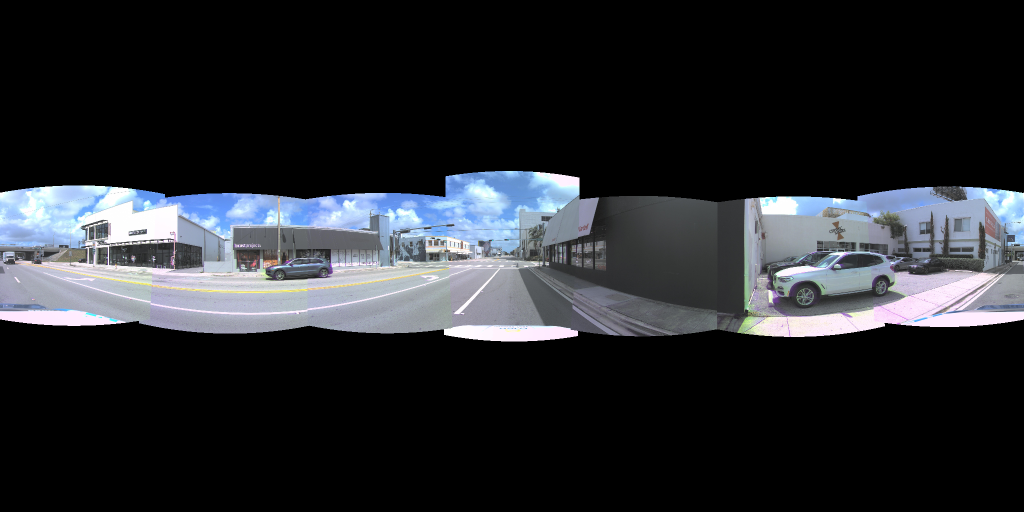
#> input picture deliverables/koi_outpaint_center/trimap_r008_h016_w025_tau5_hard_select_fullres_1024x2048.png, 2048 x 1024 px, found by its file name (shown at 1/2 size)
$ python make_koi_outpaint_montage.py
#> lines starting #> are read from the running program, lines starting #| are printed output that depends on the picture
"""Build a labeled comparison montage of Koi's DiT360 outpaint experiment.
Rows: 2 source inputs, then the 4 outpaint raw results. Each row = full-width ERP + label band.
"""
from pathlib import Path
import numpy as np
from PIL import Image, ImageDraw

BASE = Path("deliverables/koi_outpaint_center")
R = BASE / "results"
W = 1024  # downscale ERP width for a compact montage (each ERP 2048->1024)
BAND = 40

rows = [
    ("INPUT 1: L1 hard_select (real BMW/Miami scene, FoV band only)",
     BASE.parent / "dit360_seam_completion/runs_v14_trimap_clamp_bmw/trimap_r008_h016_w025_tau5/trimap_r008_h016_w025_tau5_hard_select_fullres_1024x2048.png"),
    ("INPUT 2: L1 + DiT seam-completed (v14 raw)",
     BASE.parent / "dit360_seam_completion/runs_v14_trimap_clamp_bmw/trimap_r008_h016_w025_tau5/trimap_r008_h016_w025_tau5_raw_fullres_1024x2048.png"),
    ("OUTPAINT  hard_select x SECTOR  (keep ~5% center column, generate 95%)",
     R / "hardselect_sector/hardselect_sector_raw.png"),
    ("OUTPAINT  hard_select x WINDOW  (keep ~5% center rect, generate 95%)",
     R / "hardselect_window/hardselect_window_raw.png"),
    ("OUTPAINT  dit-seam x SECTOR",
     R / "ditseam_sector/ditseam_sector_raw.png"),
    ("OUTPAINT  dit-seam x WINDOW",
     R / "ditseam_window/ditseam_window_raw.png"),
]


def panel(label, path):
    img = Image.open(path).convert("RGB")
#> img is the input picture: PIL image 2048x1024 RGB; mean R, G, B 39.4, 41.7, 45.9
    h = round(img.height * W / img.width)
#> h = 512
    img = img.resize((W, h), Image.Resampling.BICUBIC)
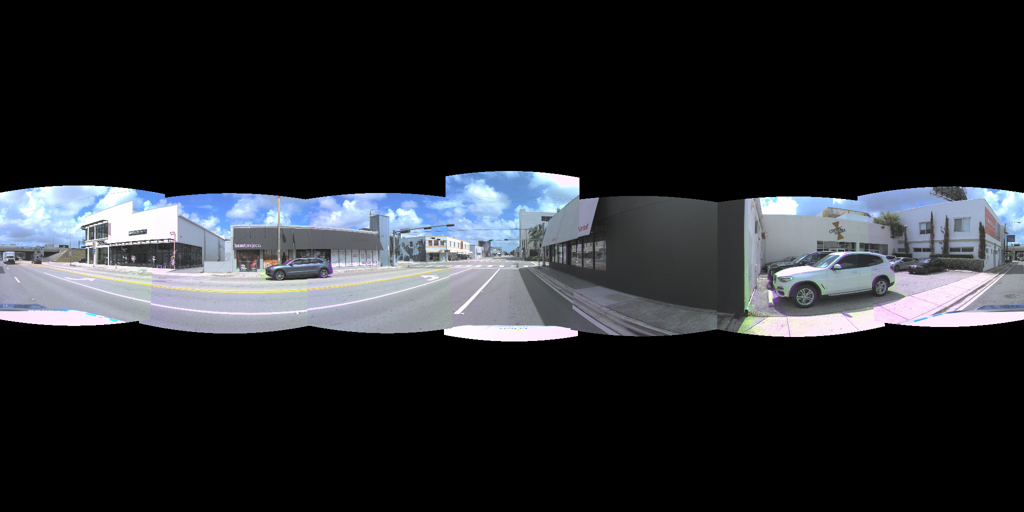
#> img: PIL image 1024x512 RGB; mean R, G, B 39.4, 41.7, 45.9
    band = Image.new("RGB", (W, BAND), (18, 18, 18))
#> band: PIL image 1024x40 RGB; every value is 18
    d = ImageDraw.Draw(band)
    d.text((10, 12), label, fill=(255, 255, 255))
    return np.vstack([np.array(band), np.array(img)])
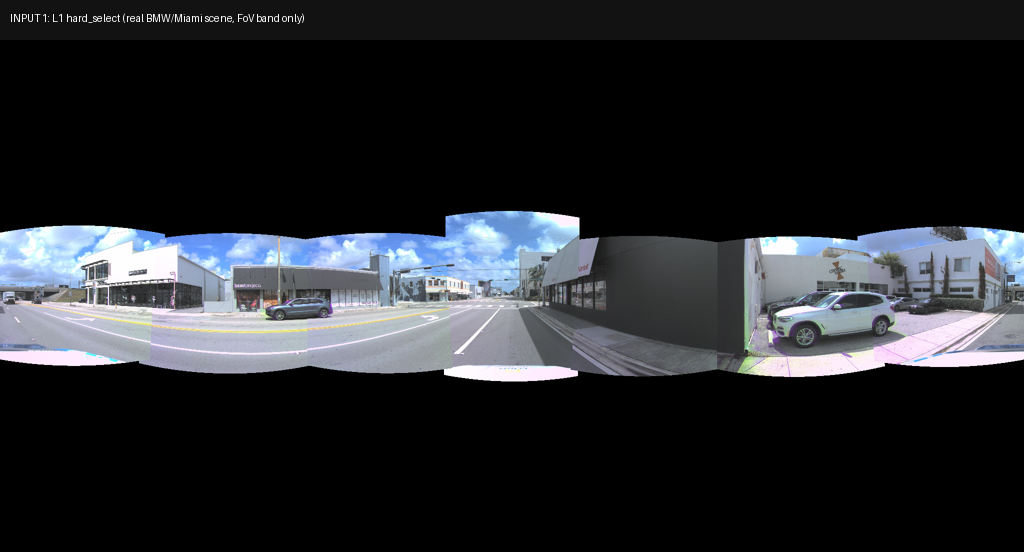
#> returned value: shape (552, 1024, 3); mean of channels 0, 1, 2 38.1, 40.2, 44.2; drawn as R, G, B


#> (the run stopped early here; a loop or call above may not have finished)

$ run again, with scripts/phase3/_db13_local_check.jpg saved as deliverables/koi_outpaint_center/trimap_r008_h016_w025_tau5_hard_select_fullres_1024x2048.png
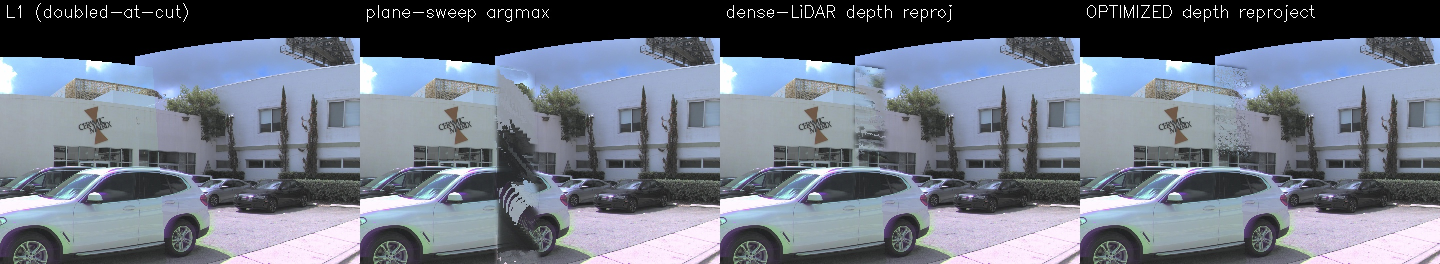
#> input picture scripts/phase3/_db13_local_check.jpg, 2880 x 528 px, found by its file name (shown at 1/2 size)
#> in panel, img is the input picture: PIL image 2880x528 RGB; mean R, G, B 108.5, 115.4, 128.6
#> in panel, `img = img.resize((W, h), Image.Resampling.BICUBIC)`:
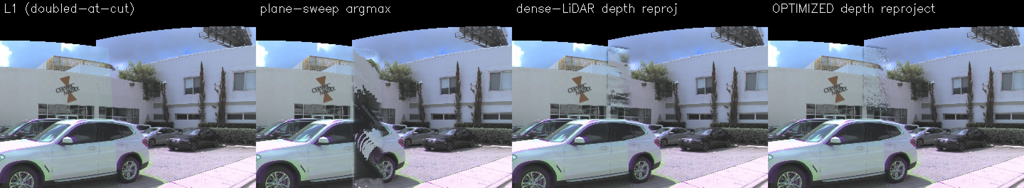
#> img: PIL image 1024x188 RGB; mean R, G, B 108.6, 115.5, 128.7
#> band: PIL image 1024x40 RGB; every value is 18
#> in panel, `return np.vstack([np.array(band), np.array(img)])`:
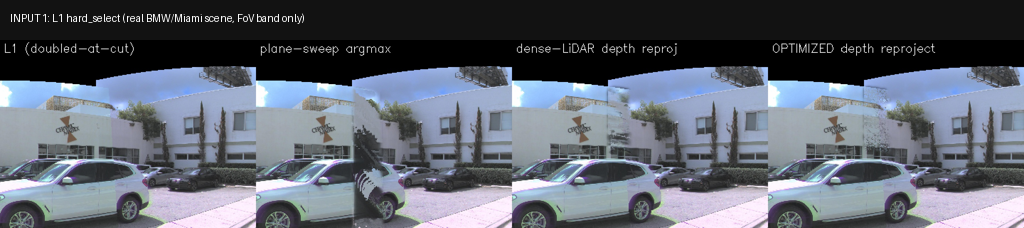
#> returned value: shape (228, 1024, 3); mean of channels 0, 1, 2 93.3, 99, 109.9; drawn as R, G, B

$ run again, with deliverables/db81_photometric/0bae3b5e_a030_clean_far_db81_board.jpg saved as deliverables/koi_outpaint_center/trimap_r008_h016_w025_tau5_hard_select_fullres_1024x2048.png
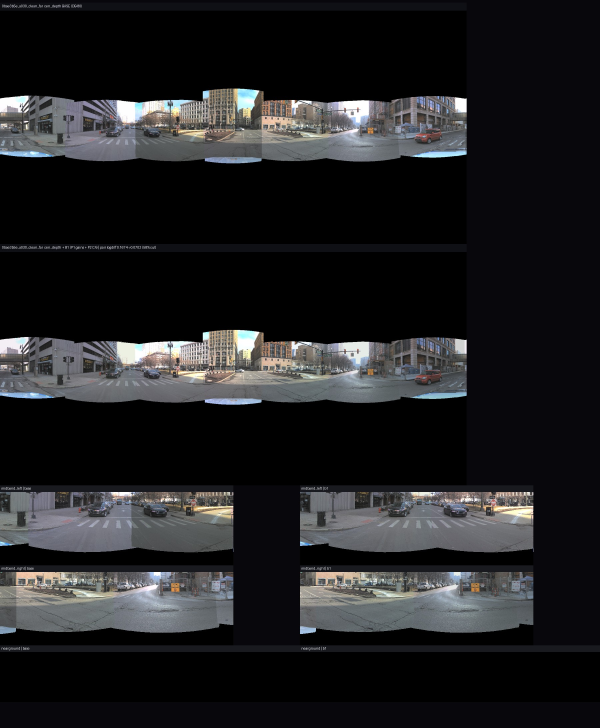
#> input picture deliverables/db81_photometric/0bae3b5e_a030_clean_far_db81_board.jpg, 1800 x 2184 px, found by its file name (shown at 1/3 size)
#> in panel, img is the input picture: PIL image 1800x2184 RGB; mean R, G, B 32.9, 33, 34.9
#> img: PIL image 1024x1242 RGB
#> band: PIL image 1024x40 RGB; every value is 18
#> in panel, `return np.vstack([np.array(band), np.array(img)])`:
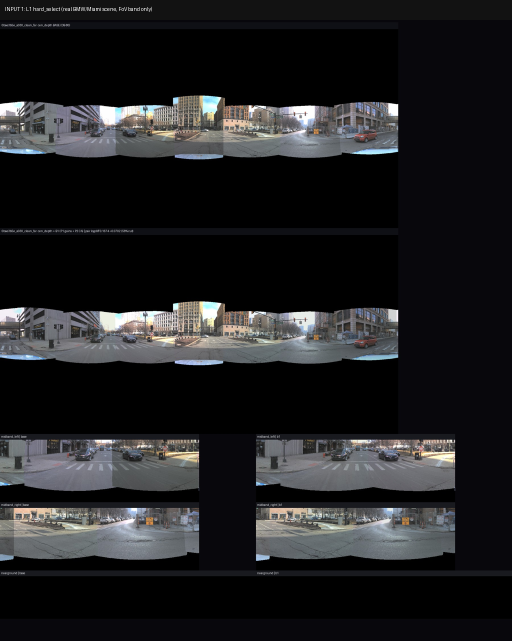
#> returned value: shape (1282, 1024, 3) (shown at 1/2 size); mean of channels 0, 1, 2 32.6, 32.7, 34.5; drawn as R, G, B
